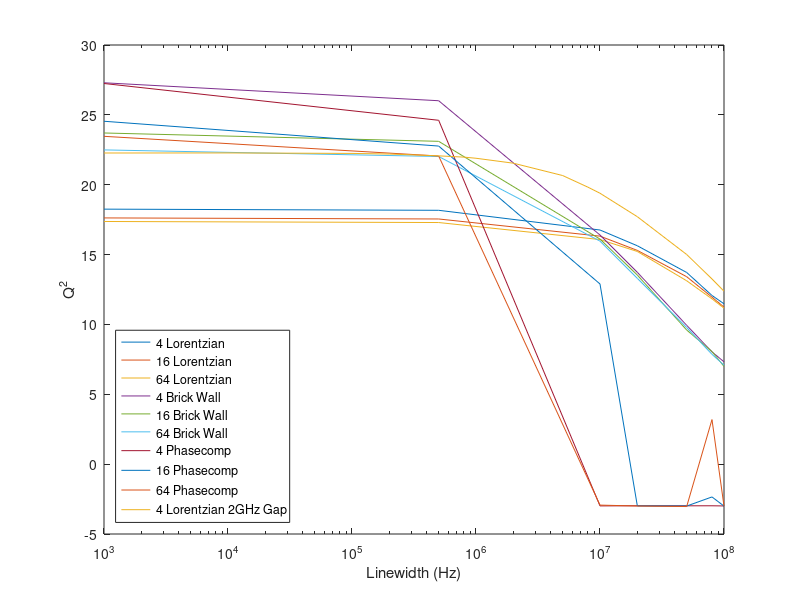
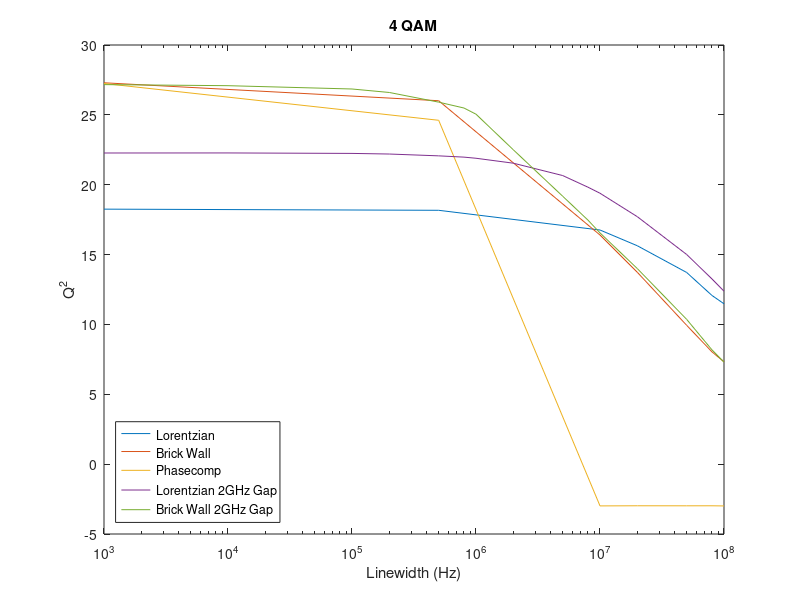

Write the MATLAB code that produced these figures, in order.
%%%%%%%%%%%%%%%%%%%%%%%%%%%%%%%%%%%%%%%%%%%%%%%%%%%%%%%%%%%%%%%%%%%%%%%%%%%
%                         Final Year Project                              %
%                               2020                                      %
%%%%%%%%%%%%%%%%%%%%%%%%%%%%%%%%%%%%%%%%%%%%%%%%%%%%%%%%%%%%%%%%%%%%%%%%%%%
% Written by: Emily Harrison (ID: 28761537)
% Supervised by: Dr Bill Corcoran

% PROJECT AIM: produce an optical communications system that uses Optical
% Injection Locking to improve the reliability of the system

% THE PROJECT focuses on M-QAM signals, where M is between 4 and 256. It
% uses linewidths ranging from 1kHz to 10MHz. Transmission speeds are
% between 100Gbps and 1Tbps over distances up to 5000km.

% THIS SCRIPT compares the BER and Q^2 outputs of DPMQAM_Rx across the
% range of linewidths. The main focus is comparing the original algorithm
% for phase compensation with the brick-wall filter and the performance of
% them combined. The aim is to determine where the original phase comp
% algorithm can be benefitted by additional compensation measures.
% Comparisons are made based on QAM modulation level.
% The brick-wall filter has a pass/stop boundary of 0.75/1 Hz in all cases.

%% Housekeeping
close all; clear all; clc;

% All graphs cover the following laser linewidths
Laser = [1e3, 1e4, 1e5, 2e5, 5e5, 8e5, 1e6, 2e6, 5e6, 8e6, 1e7, 2e7, 5e7, 8e7, 1e8];

%% 4-QAM

BERwo = [0, 0, 0, 0, 0, 0, 0, 0, 0, 0, 0, 0.003851, 0.49748, 0.49563, 0.49565];
Qwo = [28.0845, 27.9975, 27.245, 26.6873, 24.9296, 23.679, 23.1953, 20.843, 17.3233, 15.4446, 14.4774, 10.5628, -2.9852, -2.987, -2.9672];

% Results using both algorithms
BERboth = [0.00015263, 0.0014559, 0.0034988];
Qboth4 = [24.2639, 24.2148, 24.1867, 24.1379, 23.8623, 23.7044, 23.5841, 22.9936, 21.5793, 20.4413, 19.842, 17.6293, 14.4173, 12.4406, 11.4519];

% Results from Lorentzian filer width = 0.1
BER4_L01 = [0, 0, 0, 0, 0, 0, 0, 0, 0, 4.6964e-05, 0.0001996, 0.0072207, 0.067604, 0.11878, 0.13813];
Q4_L01 = [27.0187, 26.9105, 26.1034, 25.1971, 22.9726, 22.0363, 21.0457, 18.7712, 15.156, 13.5581, 12.4664, 9.9341, 5.8372, 3.9135, 3.1453];
GMIx4_L01 = [7.0051e-10, 2.394e-09, 2.5419e-10, 9.5282e-08, 1.2788e-09, 3.0976e-07, 9.4098e-08, 6.7981e-08, 3.4677e-07, 2.0917e-07, 1.8003e-06, 1.3287e-05, 2.5804e-07, 1.2621e-05, 4.3933e-06];
GMIy4_L01 = [3.0001e-06, 2.0342e-06, 1.8199e-06, 1.7057e-06, 4.0121e-06, 1.3403e-07, 3.1694e-06, 6.4667e-07, 5.3354e-06, 4.5767e-06, 3.4274e-06, 1.3361e-05, 9.1486e-07, 2.1638e-08, 4.8611e-06];

% Results from first try of Lorentzian filter = width = 0.5
BER4_L05 = [0, 0, 0, 0, 0, 0, 0, 0, 0, 0, 0.00044616, 0.0078077, 0.070434, 0.12637, 0.13845];
Q4_L05 = [26.9457, 26.8612, 25.9188, 25.0762, 23.1318, 21.8355, 21.2671, 18.6536, 15.936, 13.5397, 12.3225, 9.8656, 5.785, 3.7203, 3.2057];
GMIx4_L05 = [2.913e-05, 2.799e-05, 2.8358e-05, 3.3763e-05, 3.0957e-05, 2.6876e-05, 2.5549e-05, 3.5646e-05, 3.7191e-05, 1.5983e-05, 5.2868e-06, 2.823e-05, 3.4058e-05, 9.0521e-07, 4.0984e-05];
GMIy4_L05 = [3.1298e-06, 3.5385e-06, 3.2615e-06, 3.3731e-06, 5.5146e-06, 6.2295e-06, 1.7256e-06, 4.062e-06, 1.734e-07, 7.2821e-06, 2.257e-05, 5.682e-06, 1.1378e-05, 4.5381e-06, 1.332e-08];

% Results from Lorentzian width = 1
BER4_L1 = [0, 0, 0, 0, 0, 0, 0, 0, 0, 9.3928e-05, 0.00052834, 0.011342, 0.073956, 0.12853, 0.14801];
Q4_L1 = [26.7252, 26.6446, 25.7151, 24.8969, 23.032, 21.9079, 21.3185, 18.7498, 15.1734, 13.3364, 12.5269, 9.2843, 5.499, 3.5747, 3.0184];
GMIx4_L1 = [7.2059e-05, 7.1258e-05, 6.816e-05, 7.4153e-05, 7.8331e-05, 8.7777e-05, 6.8853e-05, 6.6614e-05, 8.2712e-05, 0.00010224, 9.1345e-05, 7.8563e-05, 5.9546e-06, 2.1144e-05, 7.684e-05];
GMIy4_L1 = [1.3374e-05, 1.3679e-05, 1.3435e-05, 1.2284e-05, 1.0033e-05, 1.4263e-05, 8.5207e-06, 1.6085e-05, 8.9296e-06, 1.3321e-05, 4.4284e-05, 1.83e-05, 7.757e-09, 2.5764e-05, 2.0441e-05];

% Graphs
% figure(1)
% loglog(Laser, BERwo, Laser(end-2:end), BERboth, Laser, BER4_L01, Laser, BER4_L05, Laser, BER4_L1)
% title('BER: 4-QAM Lorentzian')
% legend('OG Phasecomp','Brick-wall','Width = 0.1', 'Width = 0.5','Width = 1')
% 
% figure(2)
% semilogx(Laser, Qwo, Laser, Qboth4, Laser, Q4_L01, Laser, Q4_L05, Laser, Q4_L1)
% title('Q^2: 4-QAM Lorentzian')
% legend('OG Phasecomp','Brick-wall','Width = 0.1', 'Width = 0.5','Width = 1')
% 
% figure(3)
% semilogx(Laser, GMIx4_L01, Laser, GMIy4_L01, Laser, GMIx4_L05, Laser, GMIy4_L05, Laser, GMIx4_L1, Laser, GMIy4_L1)
% title('GMI: 4-QAM Lorentzian')
% legend('X: Width = 0.1', 'Y: Width = 0.1','X: Width = 0.5','Y: Width = 0.5','X: Width = 1', 'Y: Width = 1')

%% 16-QAM
BER16_L01 = [0, 0, 0, 0, 0, 1.1741e-05, 3.5223e-05, 0.0013326, 0.012921, 0.023828, 0.030333, 0.073187, 0.14602, 0.18214, 0.21077];
Q16_L01 = [24.1165, 24.0807, 23.5162, 22.9914, 21.7836, 20.9072, 20.2313, 18.249, 14.9756, 13.4138, 12.6931, 9.3407, 5.5938, 4.0923, 2.9582];
GMIx16_L01 = [0.00010799, 0.00010941, 0.00010441, 0.00010536, 0.00011026, 0.00012756, 0.00011455, 8.4366e-05, 9.009e-05, 0.00010081, 0.00013587, 0.00015457, 0.00029936, 6.0247e-05, 4.8017e-05];
GMIy16_L01 = [3.8364e-05, 3.6432e-05, 3.5362e-05, 3.953e-05, 3.9869e-05, 4.2879e-05, 3.8272e-05, 4.1579e-05, 4.6112e-05, 3.0216e-05, 4.5583e-05, 1.0847e-05, 1.2741e-05, 5.2714e-05, 2.77e-05];

BER16_L05 = [0, 0, 0, 0, 5.8705e-06, 4.6964e-05, 9.9798e-05, 0.0012445, 0.010455, 0.027456, 0.030403, 0.073868, 0.14053, 0.45382, 0.19778];
Q16_L05 = [23.963, 23.9281, 23.4455, 22.9165, 21.7581, 20.6609, 20.0056, 18.1616, 15.2268, 12.9758, 12.7243, 9.3596, 5.6913, -2.9497, 3.3958];
GMIx16_L05 = [-3.7511e-07, -3.2736e-07, -5.7758e-07, -6.7114e-07, -9.8505e-07, 2.5761e-06, 1.9003e-06, -3.3202e-07, -6.0046e-07, 5.8477e-06, 7.0887e-07, 1.8543e-06, 6.0846e-05, 8.6118e-07, 1.7757e-05];
GMIy16_L05 = [2.5939e-05, 2.5328e-05, 2.4144e-05, 2.4422e-05, 2.2903e-05, 2.5359e-05, 2.7897e-05, 1.5707e-05, 3.2436e-05, 2.4655e-05, 2.1506e-05, 2.8969e-05, 4.5888e-05, 9.5918e-05, 0.00010392];

BER16_L1 = [0, 0, 0, 0, 0, 5.2834e-05, 7.0446e-05, 0.0010449, 0.012551, 0.024357, 0.035651, 0.073915, 0.14742, 0.49909, 0.49905];
Q16_L1 = [23.6519, 23.6117, 23.1603, 22.6948, 21.4653, 20.4434, 19.9716, 18.2681, 14.847, 13.3454, 12.2076, 9.2501, 5.4514, -2.992, -2.9955];
GMIx16_L1 = [-4.2913e-07, -4.343e-07, -2.4578e-07, -5.285e-07, -6.1804e-07, -1.0994e-07, -8.983e-07, -3.6003e-07, -1.2161e-06, 2.7917e-06, 1.6202e-07, 1.5267e-05, 7.7033e-06, 0.00012259, 3.7193e-05];
GMIy16_L1 = [-4.3643e-06, -3.8168e-06, -4.1563e-06, -4.3767e-06, -4.1868e-06, -3.7752e-06, -3.4368e-06, -5.8165e-06, -1.7338e-06, -3.0872e-06, 1.2529e-06, -3.5255e-06, 2.8435e-06, 7.4714e-05, -4.2269e-06];

% % Graphs
% figure(4)
% loglog(Laser, BER16_L01, Laser, BER16_L05, Laser, BER16_L1)
% title('BER: 16-QAM Lorentzian')
% legend('Width = 0.1', 'Width = 0.5','Width = 1')
% 
% figure(5)
% semilogx(Laser, Q16_L01, Laser, Q16_L05, Laser, Q16_L1)
% title('Q^2: 16-QAM Lorentzian')
% legend('Width = 0.1', 'Width = 0.5','Width = 1')
% 
% figure(6)
% semilogx(Laser, GMIx16_L01, Laser, GMIy16_L01, Laser, GMIx16_L05, Laser, GMIy16_L05, Laser, GMIx16_L1, Laser, GMIy16_L1)
% title('GMI: 16-QAM Lorentzian')
% legend('X: Width = 0.1', 'Y: Width = 0.1','X: Width = 0.5','Y: Width = 0.5','X: Width = 1', 'Y: Width = 1')

%% Recovery_compare
% Comparing standard phase-comp, brick-wall filter with phase-comp and
% Lorentzian filter with phase-comp over a subset of linewidths, most
% interested in higher linewidths (>10e7 Hz).

LaserSub = Laser([1,5,11:15]);

BER4_L = [0, 0, 0, 1.1741e-05, 0.00012915, 0.00099798, 0.0017846];
Q4_L = [18.2515, 18.1693, 16.7582, 15.6309, 13.7185, 12.0726, 11.4784];

BER16_L = [0.0020018, 0.0021662, 0.0051836, 0.0095571, 0.02259, 0.036655, 0.045854];
Q16_L = [17.6237, 17.5479, 16.3195, 15.2986, 13.4162, 11.9509, 11.2398];

BER64_L = [0.031548, 0.031865, 0.04449, 0.054678, 0.082132, 0.10177, 0.11248];
Q64_L = [17.3684, 17.2935, 16.0752, 15.2221, 13.1248, 11.8308, 11.1654];


BER4_BW = [0, 0, 0, 0.00032875, 0.0074438, 0.026147, 0.03581];
Q4_BW = [27.2963, 26.0118, 16.4, 13.7308, 9.9371, 8.0349, 7.3249];

BER16_BW = [0, 0, 0.0064106, 0.021879, 0.06879, 0.093986, 0.11421];
Q16_BW = [23.7033, 23.1058, 16.109, 13.535, 9.6017, 8.0571, 6.9971];

BER64_BW = [0.0011937, 0.001949, 0.046005, 0.079952, 0.13571, 0.17113, 0.18757];
Q64_BW = [22.4922, 22.0196, 15.9616, 13.2982, 9.778, 7.861, 7.085];


BER4_PC = [0, 0, 0.49625, 0.49576, 0.4957, 0.49609, 0.4981];
Q4_PC = [27.2447, 24.6119, -2.9886, -2.9797, -2.9821, -2.9803, -2.9913];

BER16_PC = [0, 0, 0.028366, 0.49949, 0.49795, 0.4715, 0.45536];
Q16_PC = [24.5425, 22.7668, 12.8949, -2.9855, -2.9992, -2.3466, -3.002];

BER64_PC = [0.00032875, 0.0020742, 0.45843, 0.49875, 0.49984, 0.27803, 0.4978];
Q64_PC = [23.464, 22.0544, -2.9313, -2.9964, -3.0345, 3.1894, -3.0013];

% subband gap = 2GHz instead of 1GHz - VERY similar (BER =/= 0) for 16/64 QAM
BER4_L2 = [1.1741e-05, 0.00016437, 0.00084535];
Q4_L2 = [22.2704, 22.2745, 22.241, 22.1965, 22.0662, 21.9745, 21.8941, 21.5408, 20.6566, 19.8223, 19.3903, 17.711, 15.0053, 13.2547, 12.3784];

BER4_BW2 = [0.0047199, 0.023552, 0.038076];
Q4_BW2 = [27.1648, 27.0884, 26.8513, 26.602, 25.9102, 25.4894, 25.048, 22.4994, 19.1774, 17.4648, 16.5513, 13.9969, 10.3616, 8.1783, 7.303];

% figure(7)
% loglog(LaserSub, BER4_L, LaserSub, BER16_L, LaserSub, BER64_L, LaserSub, BER4_BW, LaserSub, BER16_BW, LaserSub, BER64_BW, LaserSub, BER4_PC, LaserSub, BER16_PC, LaserSub, BER64_PC)
% legend('4 Lorentzian', '16 Lorentzian', '64 Lorentzian', '4 Brick Wall', '16 Brick Wall','64 Brick Wall', '4 Phasecomp', '16 Phasecomp', '64 Phasecomp')
% legend('location', 'southwest')
% xlabel('Linewidth (Hz)')
% ylabel('BER')

figure(8)
semilogx(LaserSub, Q4_L, LaserSub, Q16_L, LaserSub, Q64_L, LaserSub, Q4_BW, LaserSub, Q16_BW, LaserSub, Q64_BW, LaserSub, Q4_PC, LaserSub, Q16_PC, LaserSub, Q64_PC, Laser, Q4_L2)
legend('4 Lorentzian', '16 Lorentzian', '64 Lorentzian', '4 Brick Wall', '16 Brick Wall','64 Brick Wall', '4 Phasecomp', '16 Phasecomp', '64 Phasecomp', '4 Lorentzian 2GHz Gap')
legend('location', 'southwest')
xlabel('Linewidth (Hz)')
ylabel('Q^2')

figure(9)
semilogx(LaserSub, Q4_L, LaserSub, Q4_BW, LaserSub, Q4_PC, Laser, Q4_L2, Laser, Q4_BW2)
legend('Lorentzian', 'Brick Wall', 'Phasecomp', 'Lorentzian 2GHz Gap', 'Brick Wall 2GHz Gap')
legend('location', 'southwest')
xlabel('Linewidth (Hz)')
ylabel('Q^2')
title('4 QAM')